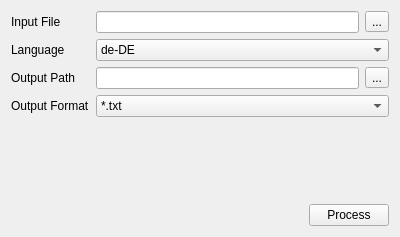
<?xml version="1.0" encoding="UTF-8"?>
<ui version="4.0">
 <class>Form</class>
 <widget class="QWidget" name="Form">
  <property name="geometry">
   <rect>
    <x>0</x>
    <y>0</y>
    <width>400</width>
    <height>237</height>
   </rect>
  </property>
  <property name="sizePolicy">
   <sizepolicy hsizetype="Preferred" vsizetype="Preferred">
    <horstretch>0</horstretch>
    <verstretch>1</verstretch>
   </sizepolicy>
  </property>
  <property name="maximumSize">
   <size>
    <width>400</width>
    <height>489</height>
   </size>
  </property>
  <property name="windowTitle">
   <string>Form</string>
  </property>
  <layout class="QVBoxLayout" name="verticalLayout">
   <item>
    <layout class="QFormLayout" name="formLayout">
     <property name="sizeConstraint">
      <enum>QLayout::SetDefaultConstraint</enum>
     </property>
     <item row="0" column="0">
      <widget class="QLabel" name="label">
       <property name="text">
        <string>Input File</string>
       </property>
      </widget>
     </item>
     <item row="2" column="0">
      <widget class="QLabel" name="label_4">
       <property name="text">
        <string>Language</string>
       </property>
      </widget>
     </item>
     <item row="3" column="0">
      <widget class="QLabel" name="label_2">
       <property name="text">
        <string>Output Path</string>
       </property>
      </widget>
     </item>
     <item row="5" column="0">
      <widget class="QLabel" name="label_3">
       <property name="text">
        <string>Output Format</string>
       </property>
      </widget>
     </item>
     <item row="5" column="1">
      <widget class="QComboBox" name="output_combo">
       <item>
        <property name="text">
         <string>*.txt</string>
        </property>
       </item>
      </widget>
     </item>
     <item row="2" column="1">
      <widget class="QComboBox" name="lang_combo">
       <item>
        <property name="text">
         <string>de-DE</string>
        </property>
       </item>
       <item>
        <property name="text">
         <string>en-US</string>
        </property>
       </item>
      </widget>
     </item>
     <item row="0" column="1">
      <layout class="QHBoxLayout" name="horizontalLayout">
       <item>
        <widget class="QLineEdit" name="input_edit"/>
       </item>
       <item>
        <widget class="QToolButton" name="input_button">
         <property name="text">
          <string>...</string>
         </property>
        </widget>
       </item>
      </layout>
     </item>
     <item row="3" column="1">
      <layout class="QHBoxLayout" name="horizontalLayout_2">
       <item>
        <widget class="QLineEdit" name="output_edit"/>
       </item>
       <item>
        <widget class="QToolButton" name="output_button">
         <property name="text">
          <string>...</string>
         </property>
        </widget>
       </item>
      </layout>
     </item>
    </layout>
   </item>
   <item>
    <layout class="QHBoxLayout" name="button_layout">
     <item>
      <spacer name="horizontalSpacer">
       <property name="orientation">
        <enum>Qt::Horizontal</enum>
       </property>
       <property name="sizeHint" stdset="0">
        <size>
         <width>40</width>
         <height>20</height>
        </size>
       </property>
      </spacer>
     </item>
     <item>
      <widget class="QPushButton" name="process_button">
       <property name="text">
        <string>Process</string>
       </property>
      </widget>
     </item>
    </layout>
   </item>
  </layout>
 </widget>
 <resources/>
 <connections/>
</ui>
